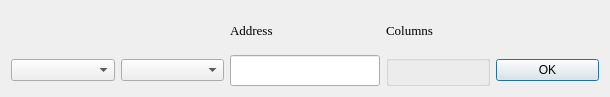
<?xml version="1.0" encoding="UTF-8"?>
<ui version="4.0">
 <class>RowSettings</class>
 <widget class="QDialog" name="RowSettings">
  <property name="geometry">
   <rect>
    <x>0</x>
    <y>0</y>
    <width>610</width>
    <height>97</height>
   </rect>
  </property>
  <property name="windowTitle">
   <string>Dialog</string>
  </property>
  <layout class="QGridLayout" name="gridLayout">
   <item row="1" column="0">
    <widget class="QComboBox" name="comboBox"/>
   </item>
   <item row="1" column="1">
    <widget class="QComboBox" name="comboBox_2">
     <property name="minimumSize">
      <size>
       <width>70</width>
       <height>0</height>
      </size>
     </property>
    </widget>
   </item>
   <item row="0" column="2">
    <widget class="QLabel" name="label">
     <property name="font">
      <font>
       <family>Times New Roman</family>
       <pointsize>10</pointsize>
      </font>
     </property>
     <property name="text">
      <string>Address</string>
     </property>
    </widget>
   </item>
   <item row="0" column="3">
    <widget class="QLabel" name="label_2">
     <property name="font">
      <font>
       <family>Times New Roman</family>
       <pointsize>10</pointsize>
      </font>
     </property>
     <property name="text">
      <string>Columns</string>
     </property>
    </widget>
   </item>
   <item row="1" column="3">
    <widget class="QGroupBox" name="groupBox">
     <property name="title">
      <string/>
     </property>
    </widget>
   </item>
   <item row="1" column="4">
    <widget class="QPushButton" name="Ok">
     <property name="text">
      <string>OK</string>
     </property>
    </widget>
   </item>
   <item row="1" column="2">
    <widget class="QLineEdit" name="lineEdit">
     <property name="maximumSize">
      <size>
       <width>150</width>
       <height>50</height>
      </size>
     </property>
     <property name="styleSheet">
      <string notr="true">color: rgb(0, 0, 0);</string>
     </property>
    </widget>
   </item>
  </layout>
 </widget>
 <resources/>
 <connections/>
</ui>
